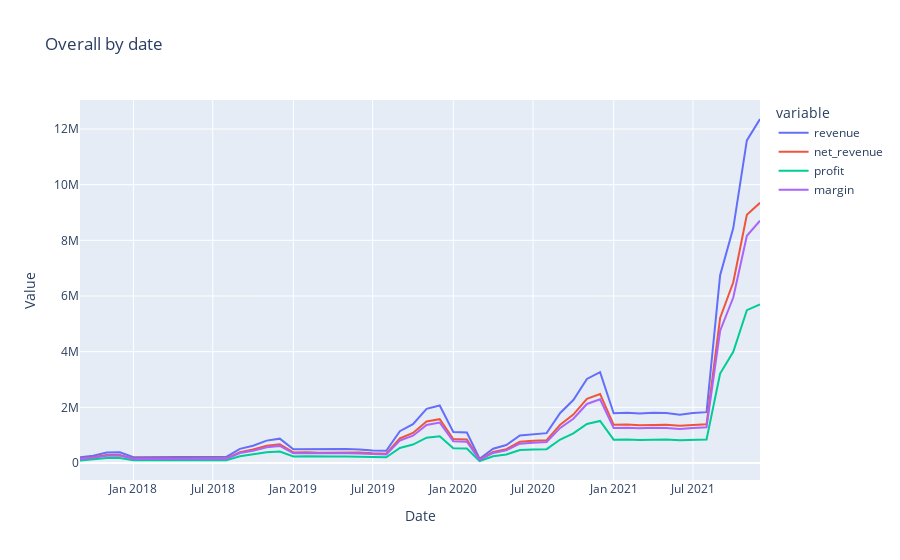

The notebook cell saved with this chart:
### Code cell
fig_overall = px.line(re_pr_mar, x='date', y=['revenue', 'net_revenue', 'profit', 'margin'], title='Overall by date')
fig_overall.update_layout(
    yaxis_title='Value', 
    xaxis_title='Date'
)
fig_overall.show()
